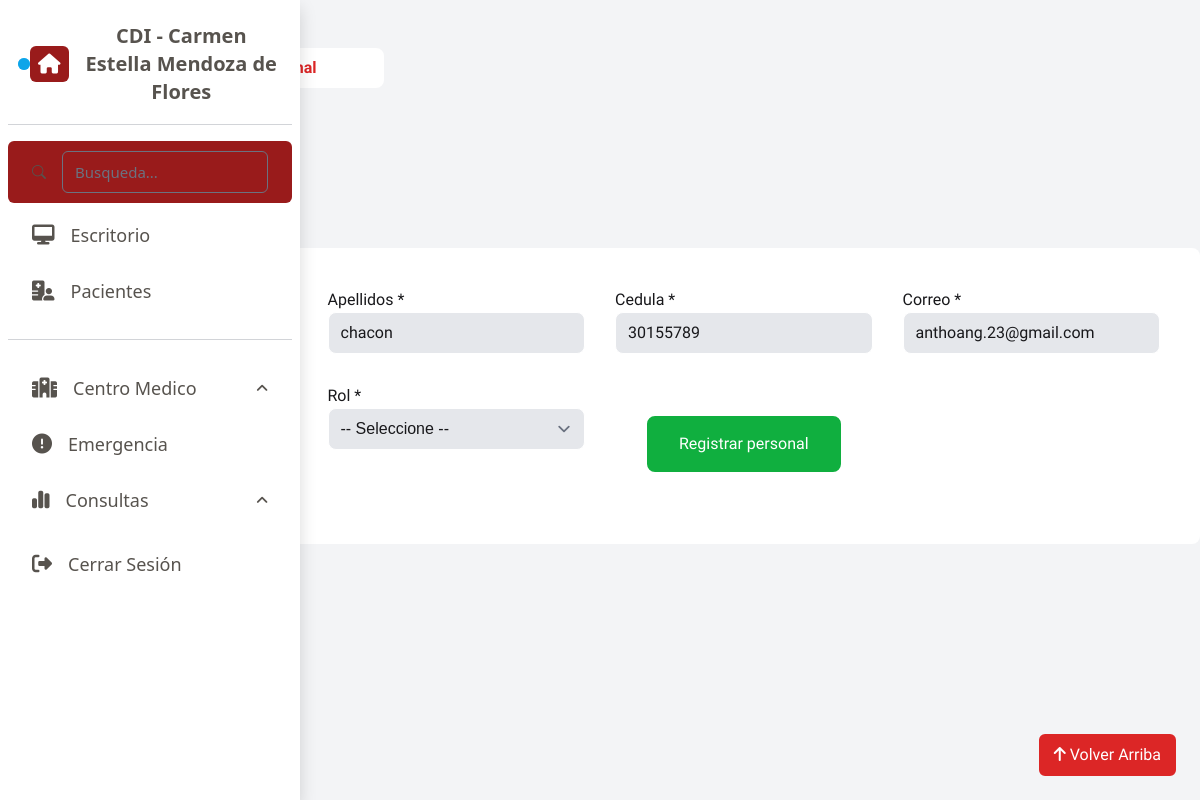
Screenshot of /?pagina=modificarpersonal&cedula=30155789 with the database file from the repository.
### tables this page shows
CREATE TABLE `personal` (
  `cedula` int NOT NULL,
  `nombre` varchar(45) DEFAULT NULL,
  `apellido` varchar(45) DEFAULT NULL,
  `correo` varchar(45) DEFAULT NULL,
  `telefono` int DEFAULT NULL,
  `rol` varchar(45) DEFAULT NULL,
  PRIMARY KEY (`cedula`)
);

### vista/modificarpersonal.php (the view, shortened to what this page needs)
<?php
    $cedula = $_GET['cedula'];
    $cedula = filter_var($cedula, FILTER_VALIDATE_INT);
    $db = conectarBD();
    $consulta = "SELECT * FROM personal WHERE cedula = ${cedula}";
    $resultado = mysqli_query($db, $consulta);
    $personal = mysqli_fetch_assoc($resultado);
    $cedula = $personal['cedula'];
    $apellido = $personal['apellido'];
    $correo = $personal['correo'];
    require 'comunes/librerias.php';
    require 'comunes/head.php';
?>
<body class="form-personal bg-gray-100">
    <section class="contenedor text-zinc-900">
        <h1 class="text-2xl py-2">Personal</h1>
        <p class="text-zinc-400 bg-white border-8 rounded-lg border-white w-96">&nbsp; &nbsp; &nbsp; Agregar Personal &nbsp; &nbsp; > &nbsp; &nbsp;<span class="text-red-600 font-bold">   Nuevo Personal</span></p>
        <p class="text-zinc-400 py-2 my-2">Las casillas con * son obligatorias</p>
        <a href="?pagina=personal" class="boton px-4 cursor-pointer" style="margin-top: 200px;">Volver</a>
        <h1 class="text-2xl py-4">Informacion General</h1>
        <form class="ffformulario" method="POST"  enctype="multipart/form-data">
            <fieldset class="formulario bg-white p-10 rounded-lg">
                <div>
                    <label for="">Nombres *</label>
                    <br>
                </div>
                <div>
                    <label for="">Apellidos *</label>
                    <br>
                    <input type="text" class="bg-gray-200 rounded-lg border-white" name="apellido" id="apellido" value="<?php echo $apellido ?>">
                </div>
                <div>
                    <label for="">Cedula *</label>
                    <br>
                    <input type="number" class="bg-gray-200 rounded-lg border-white" name="cedula" id="cedula" value="<?php echo $cedula ?>">
                </div>
                <div>
                    <label for="">Correo *</label>
                    <br>
                    <input type="text" class="bg-gray-200 rounded-lg border-white" name="correo" id="correo" value="<?php echo $correo ?>">
                </div>
                <div>
                    <label for="">Telefono *</label>
                    <br>
                </div>
                <div>
                    <label for="">Rol *</label>
                    <br>
                    <select name="rol" id="rol" class="bg-gray-200 rounded-lg border-white" style="font-family: 'Arial';">
                        <option value="">-- Seleccione --</option>
                    </select>
                </div>
<button type="submit" class="botonazul btn btn-primary m-8 p-2" data-bs-toggle="modal" data-bs-target="#staticBackdrop">
                Registrar personal
            </button>
        </form>
        <div class="fixed-bottom d-flex justify-content-end m-4" id="scroll-to-top">
            <a href="#top" class="btn btn-primary" style="background-color: rgb(220 38 38); border: solid rgb(220 38 38);">
                <i class="fas fa-arrow-up"></i>
                <span>Volver Arriba</span>
            </a>
        </div>
    </section>
</body>

### css/style.css (style rules this page uses)
.boton { font-family: 'Sora'; background-color: rgb(220 38 38); border-radius: 0.5rem; border: 0.5rem solid rgb(220 38 38); color: white; }
.botonazul { font-family: 'Sora'; background-color: rgb(16, 175, 63); border-radius: 0.5rem; border: 0.5rem solid rgb(16, 175, 63); color: white; }
.contenedor { font-family: 'Sora'; }
.contenedor h1 { font-weight: 900; }
.formulario { display: grid; grid-template-columns: repeat(4, 1fr); gap: 30px; }
input, select { width: 100%; }

### rows the page displays
personal: apellido "chacon", cedula "30155789", correo "anthoang.23@gmail.com"
